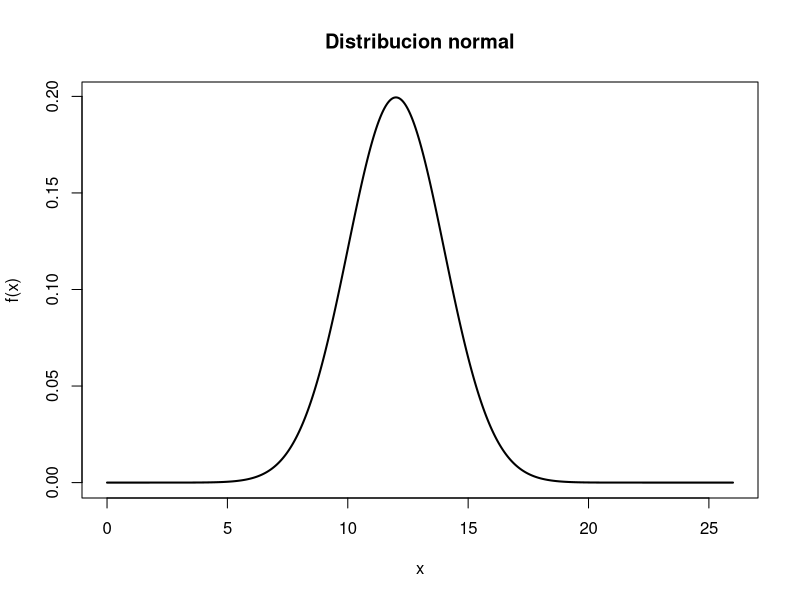

Generate this figure with R:
# Si X se encuentra distribuida normalmente con media 12 y desviación estándar 2, calcular la
# probabilidad de que:

mu = 12
sigma = 2

# Grafico a modo de guia
x = seq(0, 26, 0.001)
y = dnorm(x, mu, sigma)
plot(x, y, type='s', lty=1, lwd=2, main='Distribucion normal', ylab='f(x)', xlab='x')

# a) X > 14
pa = 1 - pnorm(14, mu, sigma)
print(paste('P( X > 14 ) = ', pa))


# b) X > 11
pb = 1 - pnorm(11, mu, sigma)
print(paste('P( X > 11 ) = ', pb))


# c) X < 10
pc = pnorm(10, mu, sigma)
print(paste('P( X < 10 ) = ', pc))


# d) X < 15
pd = pnorm(15, mu, sigma)
print(paste('P( X < 15 ) = ', pd))


# e) 10 < X < 13
pe = pnorm(13, mu, sigma) - pnorm(10, mu, sigma)
print(paste('P( 10 < X < 13 ) = ', pe))


# f) 9 < X < 11
pf = pnorm(11, mu, sigma) - pnorm(9, mu, sigma)
print(paste('P( 9 < X < 11 ) = ', pf))


# g) 13 < X < 15
pg = pnorm(15, mu, sigma) - pnorm(13, mu, sigma)
print(paste('P( 13 < X < 15 ) = ', pg))

# h) 11 < X < 13
ph = pnorm(13, mu, sigma) - pnorm(11, mu, sigma)
print(paste('P( 11 < X < 13 ) = ', ph))

# i) Percentil de orden 23
qi = qnorm(0.23, mu, sigma)
print(paste('P( X < q ) = 0.23 => q = ', qi))

# j) Percentil de orden 67
qj = qnorm(0.67, mu, sigma)
print(paste('P( X < q ) = 0.67 => q = ', qj))

# k) Entre qué valores se encuentra el 50% de la población alrededor de la media.
pq2 = 0.25 + pnorm(12, mu, sigma)
q2 = qnorm(pq2, mu, sigma)

print(paste('P( X < q2 ) = ', pq2, ' => q2 = ', q2))